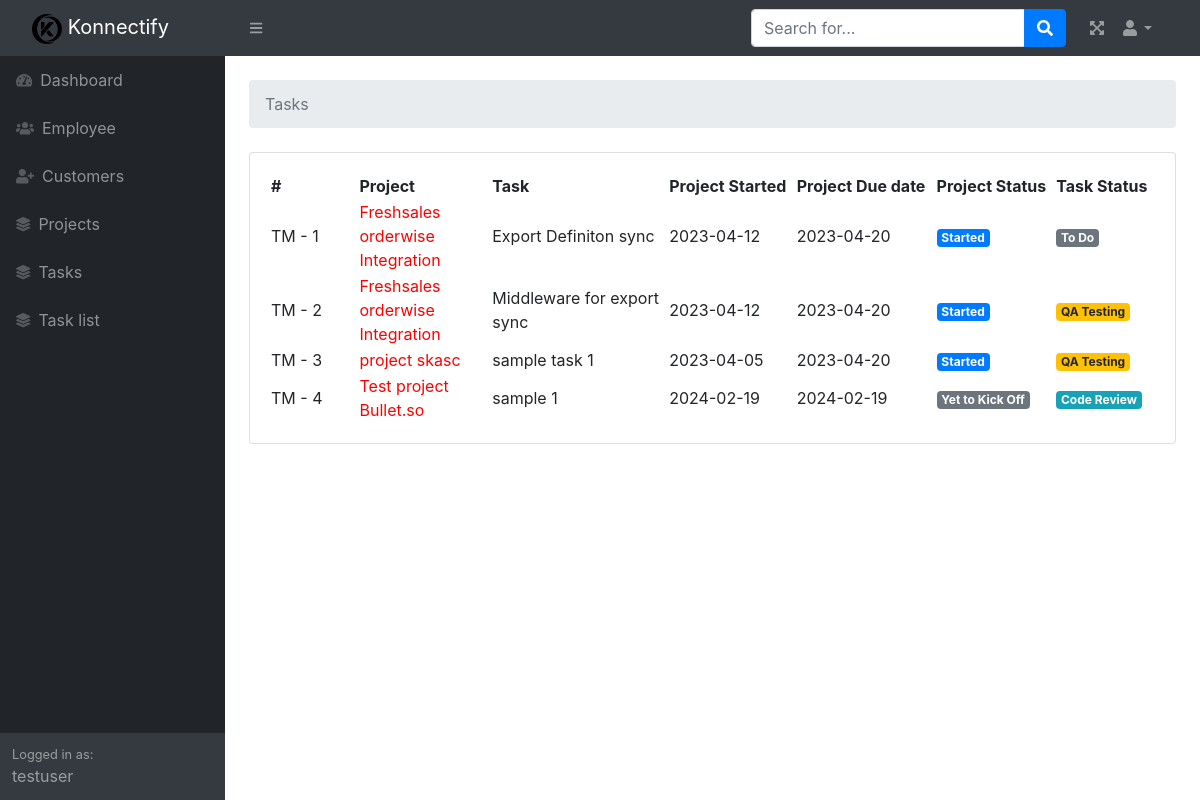
/view_task_list.php (signed in), run on the app's committed database.
### tables this page shows
CREATE TABLE `mst_tasks` (
  `id` int(11) NOT NULL,
  `project_id` int(30) NOT NULL,
  `employee_id` varchar(10) NOT NULL,
  `name` varchar(50) NOT NULL,
  `description` varchar(200) NOT NULL,
  `status` varchar(20) NOT NULL,
  `created_at` datetime NOT NULL DEFAULT current_timestamp(),
  `updated_at` datetime NOT NULL DEFAULT current_timestamp(),
  `is_active` int(11) NOT NULL,
  `is_removed` int(11) NOT NULL
);

CREATE TABLE `mst_projects` (
  `id` int(30) NOT NULL,
  `name` varchar(100) NOT NULL,
  `description` varchar(250) NOT NULL,
  `status` varchar(25) NOT NULL,
  `start_date` text NOT NULL,
  `end_date` text NOT NULL,
  `manager_id` int(30) NOT NULL,
  `customer_id` int(11) NOT NULL,
  `user_ids` varchar(100) NOT NULL,
  `created_at` datetime NOT NULL DEFAULT current_timestamp(),
  `updated_at` datetime NOT NULL DEFAULT current_timestamp(),
  `is_active` tinyint(4) NOT NULL,
  `is_removed` tinyint(4) NOT NULL
);

### view_task_list.php (the view, shortened to what this page needs)
<?php
include('./db_connection.php');
$query= "select a.*, b.status as project_status , b.name as ProjectName, b.start_date as ProjectStartDate ,b.end_date as ProjectEndDate  from mst_tasks a inner join mst_projects b on b.id = a.project_id where a.is_active= true";
$eqry=mysqli_query($con,$query);
include('./header.php');
?>
<main>
 <div class="container-fluid px-4"><br>
    <ol class="breadcrumb mb-4">
        <li class="breadcrumb-item active">Tasks</li>
    </ol>
                <div class="card mb-4">
                 <div class="card-body">
                    <table id="datatablesSimple">
                    <thead>
                        <tr>
                            <th>#</th>
                            <th>Project</th>
                            <th>Task</th>
                            <th>Project Started</th>
                            <th>Project Due date</th>
                            <th>Project Status</th>
                            <th>Task Status</th>
                        </tr>
                    </thead>
                    <tbody>
                        <?php
                            while($row=mysqli_fetch_array($eqry)){
                        ?>
                            <tr>
                            <td style="width:10%;"> TM - <?php echo $row['id']; ?></td>
                                <td style="width:15%;color:red"><?php echo $row['ProjectName']; ?></td>
                                <td style="width:20%"><?php echo $row['name']; ?></td>
                                <td style=""><?php echo $row['ProjectStartDate']; ?></td>
                                <td style=""><?php echo $row['ProjectEndDate']; ?></td>
                                <td style="">
                                    <?php  if($row['project_status'] =='Yet to Kick Off'){
                                                    echo "<span class='badge badge-secondary'>{$row['project_status']}</span>";
                                                }elseif($row['project_status'] =='Started'){
                                                    echo "<span class='badge badge-primary'>{$row['project_status']}</span>";
                                                }
                                                 elseif($row['project_status'] =='Blocked/Pending'){
                                                    echo "<span class='badge badge-danger'>{$row['project_status']}</span>";
                                                }
                                                 elseif($row['project_status'] =='Inprogress'){
                                                    echo "<span class='badge badge-info'>{$row['project_status']}</span>";
                                                }
                                                 elseif($row['project_status'] =='Done'){
                                                    echo "<span class='badge badge-success'>{$row['project_status']}</span>";
                                                }
                                                 elseif($row['project_status'] =='On-Hold'){
                                                    echo "<span class='badge badge-warning'>{$row['project_status']}</span>";
                                                }
                                    ?>
                                </td>
                                <td style="">
                                    <?php
                                        if($row['status'] =='To Do'){
                                            echo "<span class='badge badge-secondary'>{$row['status']}</span>";
                                        }elseif($row['status'] =='Blocked'){
                                            echo "<span class='badge badge-danger'>{$row['status']}</span>";
                                        }
                                        elseif($row['status'] =='Code Review'){
                                            echo "<span class='badge badge-info'>{$row['status']}</span>";
                                        } elseif($row['status'] =='QA Testing'){
                                            echo "<span class='badge badge-warning'>{$row['status']}</span>";
                                        }
                                        elseif($row['status'] =='Release Ready'){
                                            echo "<span class='badge badge-primary'>{$row['status']}</span>";
                                        }
                                        elseif($row['status'] =='Reopened'){
                                            echo "<span class='badge badge-warning'>{$row['status']}</span>";
                                        }
                                        elseif($row['status'] =='Done'){
                                            echo "<span class='badge badge-success'>{$row['status']}</span>";
                                        }
                                    ?>
                                </td>
                            </tr>
                            <?php } ?>
                        </tbody>
                    </table>
                </div>
    </div>
</div>
</main>

### data on the page
mst_tasks: id "1", mst_projects.name "Freshsales orderwise Integration", name "Export Definiton sync", mst_projects.start_date "2023-04-12", mst_projects.end_date "2023-04-20", mst_projects.status "Started", status "To Do"
mst_tasks: id "2", mst_projects.name "Freshsales orderwise Integration", name "Middleware for export sync", mst_projects.start_date "2023-04-12", mst_projects.end_date "2023-04-20", mst_projects.status "Started", status "QA Testing"
mst_tasks: id "3", mst_projects.name "project skasc", name "sample task 1", mst_projects.start_date "2023-04-05", mst_projects.end_date "2023-04-20", mst_projects.status "Started", status "QA Testing"
mst_tasks: id "4", mst_projects.name "Test project Bullet.so", name "sample 1", mst_projects.start_date "2024-02-19", mst_projects.end_date "2024-02-19", mst_projects.status "Yet to Kick Off", status "Code Review"

### other printed values
$_SESSION['username'] "testuser"
